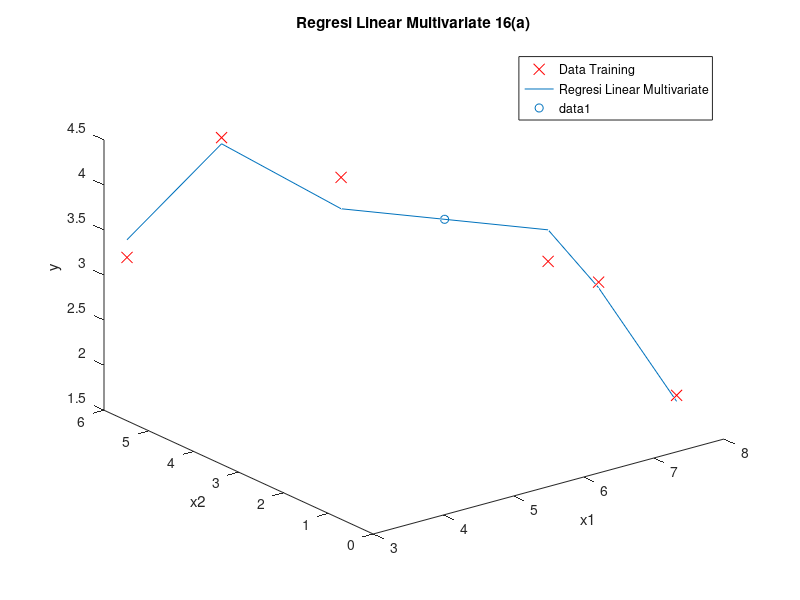

This figure's MATLAB source:
close all;
clear;
clc;

dataset2 = [3.2, 5.8; 4.1, 5.1; 5.1, 4.0; 6.9, 2.2; 7.3, 1.7; 7.9, 0.9];
x1 = dataset2(:,1)
x2 = dataset2(:,2)
y = [3.2; 4.5; 4.1; 3.2; 3.0; 1.8];

figure;
plot3(x1,x2,y,'rx','MarkerSize',8);
title('Regresi Linear Multivariate 16(a)');
xlabel('x1');
ylabel('x2');
zlabel('y');

m = length(y)
X = [ones(m, 1) x1 x2]

theta = (pinv(X'*X))*X'*y

hold on;
plot3(x1, x2, X*theta, '-')
legend('Data Training', 'Regresi Linear Multivariate')
hold off;

hold on;
scatter3(6, 3.1, [1 6 3.1]*theta)
hold off;